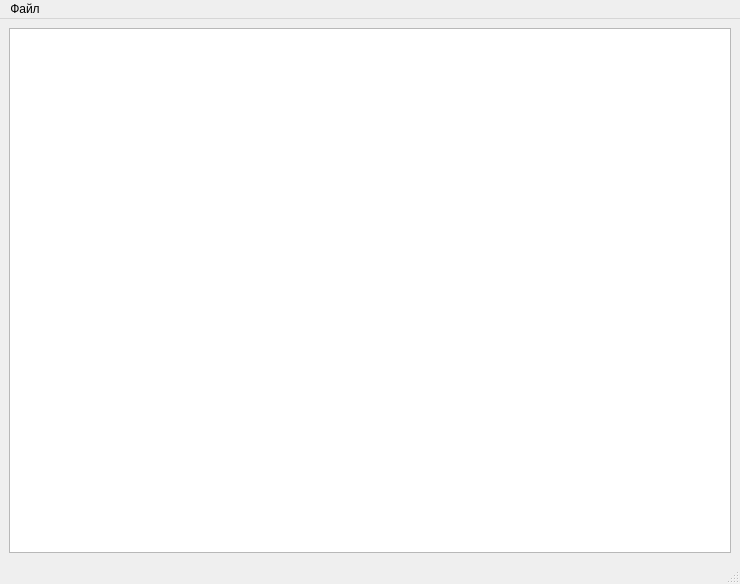
<?xml version="1.0" encoding="UTF-8"?>
<ui version="4.0">
 <class>MainWindow</class>
 <widget class="QMainWindow" name="MainWindow">
  <property name="geometry">
   <rect>
    <x>0</x>
    <y>0</y>
    <width>740</width>
    <height>584</height>
   </rect>
  </property>
  <property name="windowTitle">
   <string>MainWindow</string>
  </property>
  <widget class="QWidget" name="centralwidget">
   <layout class="QVBoxLayout" name="verticalLayout">
    <item>
     <widget class="QTableView" name="tableBill"/>
    </item>
   </layout>
  </widget>
  <widget class="QMenuBar" name="menubar">
   <property name="geometry">
    <rect>
     <x>0</x>
     <y>0</y>
     <width>740</width>
     <height>18</height>
    </rect>
   </property>
   <widget class="QMenu" name="menu">
    <property name="title">
     <string>Файл</string>
    </property>
    <addaction name="actExit"/>
   </widget>
   <addaction name="menu"/>
  </widget>
  <widget class="QStatusBar" name="statusbar"/>
  <action name="actExit">
   <property name="text">
    <string>Выход</string>
   </property>
   <property name="toolTip">
    <string>Выйти из приложения</string>
   </property>
   <property name="statusTip">
    <string>Выйти из приложения</string>
   </property>
   <property name="menuRole">
    <enum>QAction::QuitRole</enum>
   </property>
  </action>
 </widget>
 <resources/>
 <connections>
  <connection>
   <sender>actExit</sender>
   <signal>triggered()</signal>
   <receiver>MainWindow</receiver>
   <slot>close()</slot>
   <hints>
    <hint type="sourcelabel">
     <x>-1</x>
     <y>-1</y>
    </hint>
    <hint type="destinationlabel">
     <x>369</x>
     <y>291</y>
    </hint>
   </hints>
  </connection>
 </connections>
</ui>
